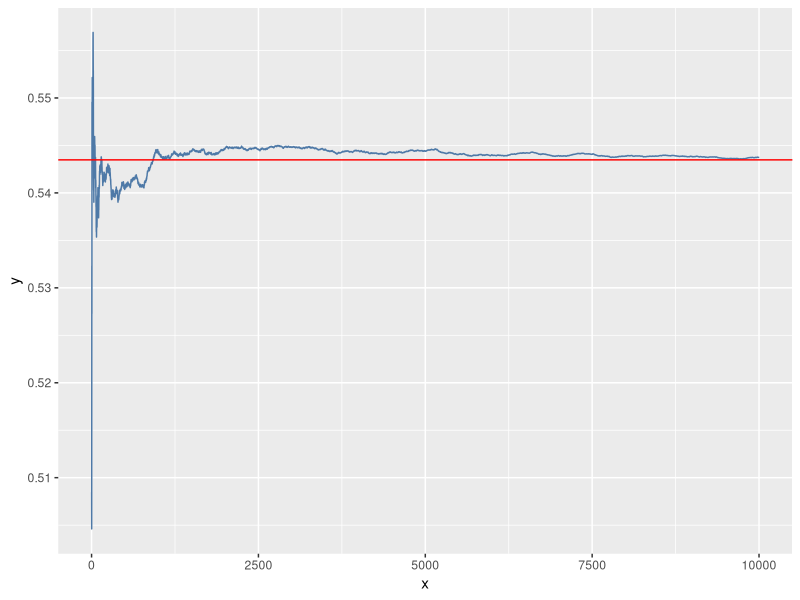
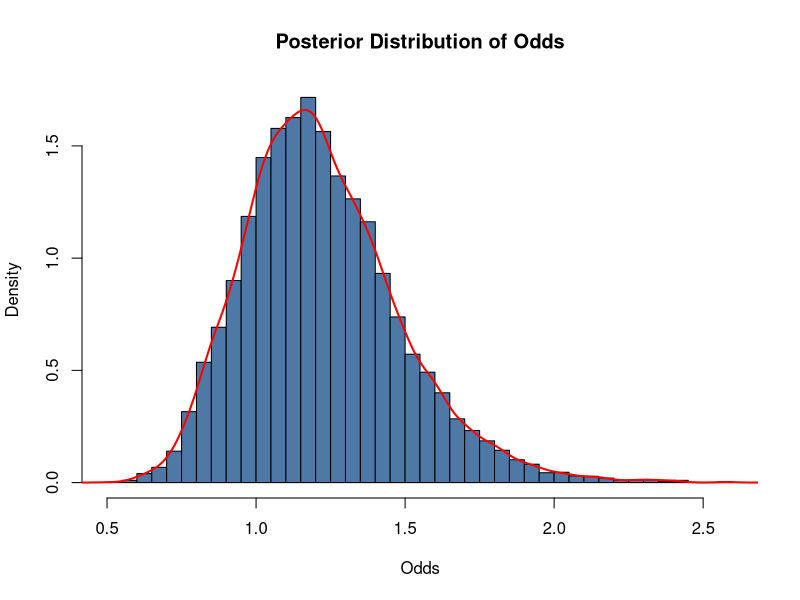

The R script that drew these images, in order:
library(ggplot2)
#(a)
n <- 78
f <- 35
alpha0 <- 7
beta0 <- 7
alpha <- alpha0+(n-f)
beta <- beta0+f


set.seed(12345)
draws <- rbeta(n=10000,shape1 = alpha,shape2 = beta)

#derive the true mean and sd from beta distribution
true_mean <- alpha/(alpha+beta)
true_sd <- sqrt((alpha*beta)/((alpha+beta)^2*(alpha+beta+1)))

#derive the accumulating mean and sd values from random draws
accumulating_mean <- cumsum(draws)/(1:10000)
cum_sd <- function(data){
  n <- length(data)
  res <- numeric(n)
  for (i in 1:n) {
    res[i] <- sd(data[1:i])
  }
  return(res)
}
accumulating_sd <- cum_sd(draws)

#plot
#plot(accumulating_mean,type = "l",xlab = "number of draws",ylab = "mean",main = "Posterior Mean Convergence")
#abline(h=true_mean,col="red")

df_mean <- data.frame(x=1:length(accumulating_mean),y=accumulating_mean)
ggplot(data=df_mean,mapping = aes(x=x,y=y))+
  geom_line(color="#4E79A7")+
  geom_hline(yintercept = true_mean,color="red")
  labs(x="number of draws",y="mean",title = "Posterior Mean Convergence")+
  theme_minimal()
  
#(b)
set.seed(12345)
samples <- rbeta(10000,shape1 = alpha, shape2 = beta)  

# compute the posterior probability
prob <- mean(samples>0.5)

#derive the exact value from pbeta function
exactValue <- 1-pbeta(0.5,shape1 = alpha, shape2 = beta )
  
cat("The  posterior probability of theta > 0.5 :",prob,"\n")
cat("The exact value of theta > 0.5 from the Beta posterior :",exactValue,"\n")
  
#(c)
odds <- samples/(1-samples)
# set probability = TRUE(density histogram)
hist(odds,breaks = 50,probability = TRUE,main = "Posterior Distribution of Odds",
     xlab = "Odds",col ="#4E79A7" )
lines(density(odds),col="red",lwd=2)








